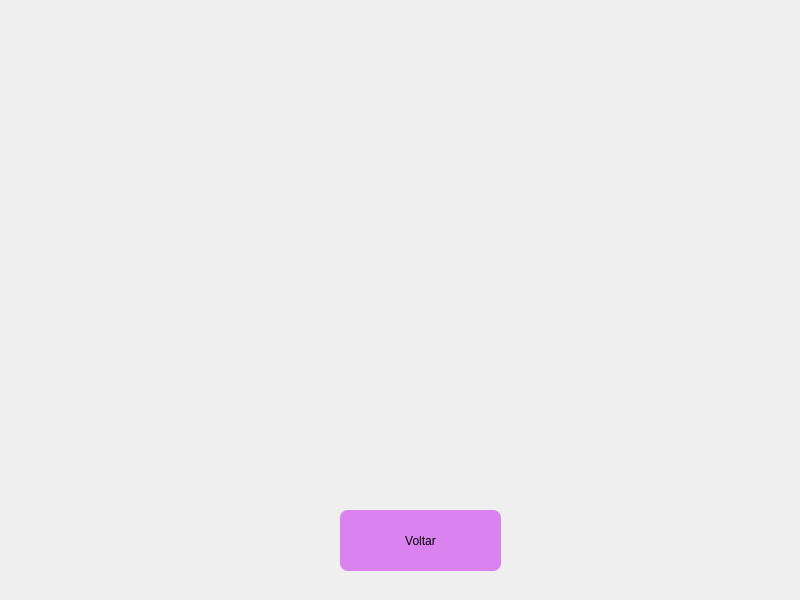
<?xml version="1.0" encoding="UTF-8"?>
<ui version="4.0">
 <class>olhos</class>
 <widget class="QMainWindow" name="olhos">
  <property name="geometry">
   <rect>
    <x>0</x>
    <y>0</y>
    <width>800</width>
    <height>600</height>
   </rect>
  </property>
  <property name="minimumSize">
   <size>
    <width>800</width>
    <height>600</height>
   </size>
  </property>
  <property name="maximumSize">
   <size>
    <width>800</width>
    <height>600</height>
   </size>
  </property>
  <property name="windowTitle">
   <string>MainWindow</string>
  </property>
  <widget class="QWidget" name="centralwidget">
   <widget class="QLabel" name="label">
    <property name="geometry">
     <rect>
      <x>0</x>
      <y>0</y>
      <width>800</width>
      <height>600</height>
     </rect>
    </property>
    <property name="minimumSize">
     <size>
      <width>800</width>
      <height>600</height>
     </size>
    </property>
    <property name="maximumSize">
     <size>
      <width>800</width>
      <height>600</height>
     </size>
    </property>
    <property name="text">
     <string/>
    </property>
    <property name="pixmap">
     <pixmap resource="../imagens/img.qrc">:/img/TDOlhos.png</pixmap>
    </property>
    <property name="scaledContents">
     <bool>true</bool>
    </property>
   </widget>
   <widget class="QPushButton" name="volta">
    <property name="geometry">
     <rect>
      <x>340</x>
      <y>510</y>
      <width>161</width>
      <height>61</height>
     </rect>
    </property>
    <property name="styleSheet">
     <string notr="true">background-color: rgba(214, 102, 241, 80%);
font: 12pt &quot;Comic Sans MS&quot;;
border-radius: 8px</string>
    </property>
    <property name="text">
     <string>Voltar</string>
    </property>
   </widget>
  </widget>
 </widget>
 <resources>
  <include location="../imagens/img.qrc"/>
 </resources>
 <connections/>
</ui>
